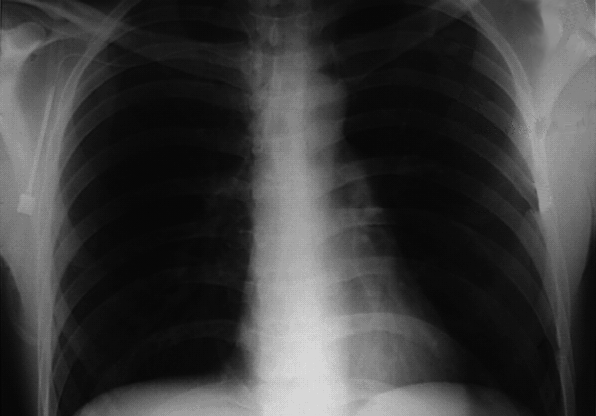
#> input picture Digital_Image_Processing/Lab2/pics/xRayChest.tif, 596 x 416 px
$ python 3_contrast_stretching.py
#> lines starting #> are read from the running program, lines starting #| are printed output that depends on the picture
from skimage import io
import matplotlib.pyplot as plt
import numpy as np
from skimage import exposure

image_path = "pics/xRayChest.tif"
image = io.imread(image_path).squeeze()
#> image is the input picture: shape (416, 596); min 3, max 227, mean 59.9

L = 256
# Normalize the image to [0, 1]
image_norm = (image - image.min()) / (image.max() - image.min())
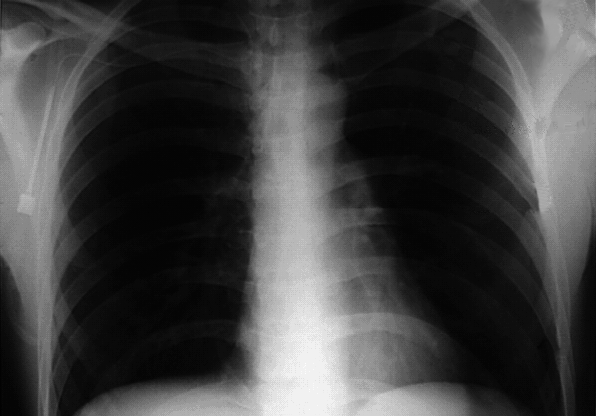
#> image_norm: shape (416, 596) float64; min 0, max 1, mean 0.254

# Compute the CDF of the normalized image
hist, bins = np.histogram(image_norm.flatten(), bins=L, range=[0,1], density=True)
#> hist = 256 values, max 21.77 at index 9, min 0 at index 7, mean 1; bins = 257 values from 0 to 1
cdf = hist.cumsum()
#> cdf = 256 values from 0.00103 to 256
cdf = cdf / cdf[-1]  # Normalize
#> cdf = 256 values from 4.03e-06 to 1

# Use the CDF to map the old values to new values
image_equalized = np.interp(image_norm.flatten(), bins[:-1], cdf)
image_equalized = (image_equalized * (L-1)).astype(np.uint8).reshape(image.shape)
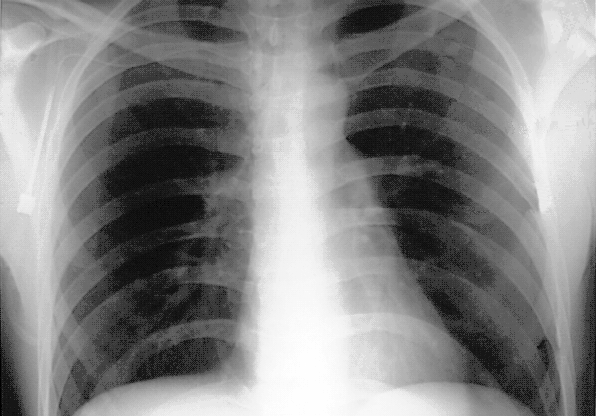
#> image_equalized: shape (416, 596); min 0, max 255, mean 131.7


# Automatic histogram equalization using skimage
image_eq_auto = exposure.equalize_hist(image)
image_eq_auto_uint8 = (image_eq_auto * (L-1)).astype(np.uint8)


fig, axes = plt.subplots(2, 3, figsize=(15, 8))

axes[0, 0].imshow(image, cmap='gray')
axes[0, 0].set_title('Original Image')
axes[0, 0].axis('off')

axes[0, 1].imshow(image_equalized, cmap='gray')
axes[0, 1].set_title('Manual Histogram Equalization')
axes[0, 1].axis('off')

axes[0, 2].imshow(image_eq_auto_uint8, cmap='gray')
axes[0, 2].set_title('Auto Histogram Equalized')
axes[0, 2].axis('off')

axes[1, 0].hist(image.flatten(), bins=L, range=[0,L-1])
axes[1, 0].set_title('Original Histogram')
axes[1, 0].set_xlim([0, L-1])

axes[1, 1].hist(image_equalized.flatten(), bins=L, range=[0,L-1])
axes[1, 1].set_title('Manual Equalized Histogram')
axes[1, 1].set_xlim([0, L-1])

axes[1, 2].hist(image_eq_auto_uint8.flatten(), bins=L, range=[0,L-1])
axes[1, 2].set_title('Auto Equalized Histogram')
axes[1, 2].set_xlim([0, L-1])

plt.tight_layout()
plt.show()
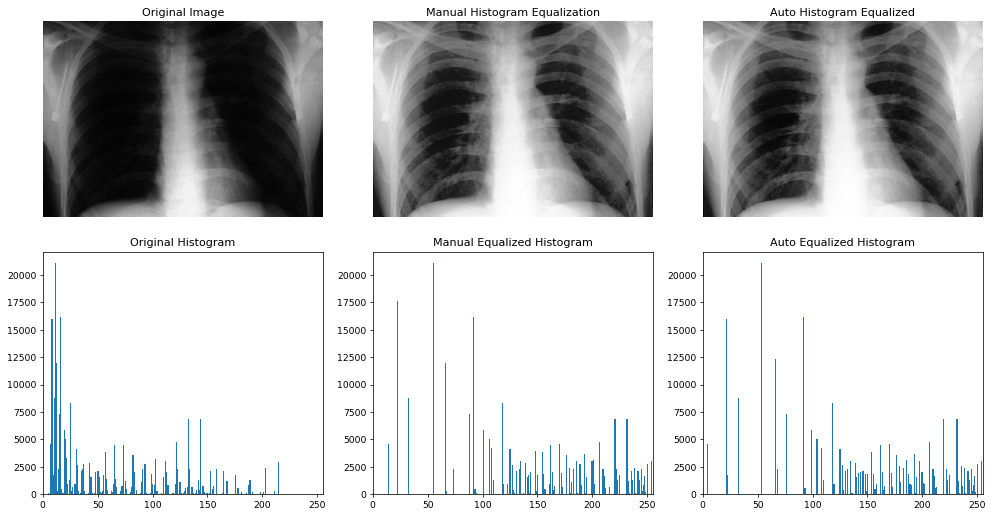
#> figure drawn by matplotlib, 6 panels; panel 4: tallest bar 21086 high, from x = 10.96 to 11.95; panel 5: tallest bar 21086 high, from x = 54.79 to 55.78; panel 6: tallest bar 21086 high, from x = 52.79 to 53.79

$ run again, with Digital_Image_Processing/Lab2/pics/bloodCells.tif copied over Digital_Image_Processing/Lab2/pics/xRayChest.tif
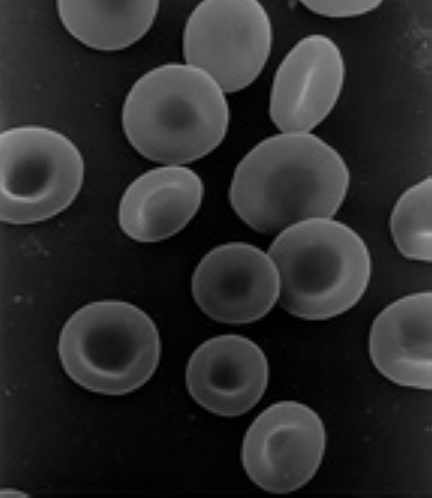
#> input picture Digital_Image_Processing/Lab2/pics/bloodCells.tif, 432 x 498 px
#> image is the input picture: shape (498, 432); min 0, max 176, mean 43.2
#> `image_norm = (image - image.min()) / (image.max() - image.min())`:
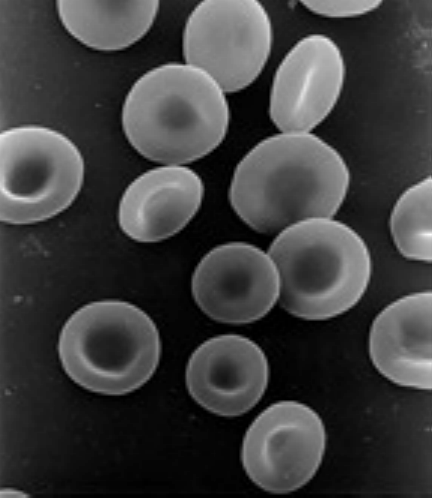
#> image_norm: shape (498, 432) float64; min 0, max 1, mean 0.245
#> hist = 256 values, max 9.39 at index 5, min 0 at index 3, mean 1; bins = 257 values from 0 to 1
#> `cdf = hist.cumsum()`: cdf = 256 values from 1.99 to 256
#> `cdf = cdf / cdf[-1]`: cdf = 256 values from 0.00776 to 1
#> `image_equalized = (image_equalized * (L-1)).astype(np.uint8).reshape(i..`:
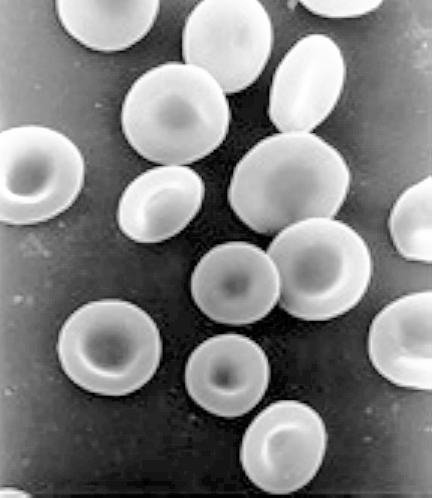
#> image_equalized: shape (498, 432); min 1, max 255, mean 128.9

$ run again, with Digital_Image_Processing/Lab2/pics/ctSkull.tif copied over Digital_Image_Processing/Lab2/pics/xRayChest.tif
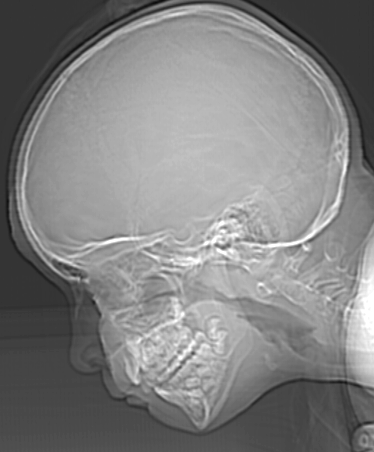
#> input picture Digital_Image_Processing/Lab2/pics/ctSkull.tif, 374 x 452 px
#> image is the input picture: shape (452, 374); min 12, max 255, mean 129.4
#> hist = 256 values, max 18.64 at index 42, min 0 at index 1, mean 1; bins = 257 values from 0 to 1
#> `cdf = hist.cumsum()`: cdf = 256 values from 0.00606 to 256
#> `cdf = cdf / cdf[-1]`: cdf = 256 values from 2.37e-05 to 1
#> `image_equalized = (image_equalized * (L-1)).astype(np.uint8).reshape(i..`:
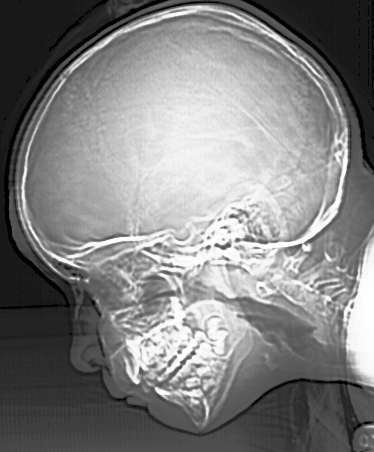
#> image_equalized: shape (452, 374); min 0, max 255, mean 129.8
